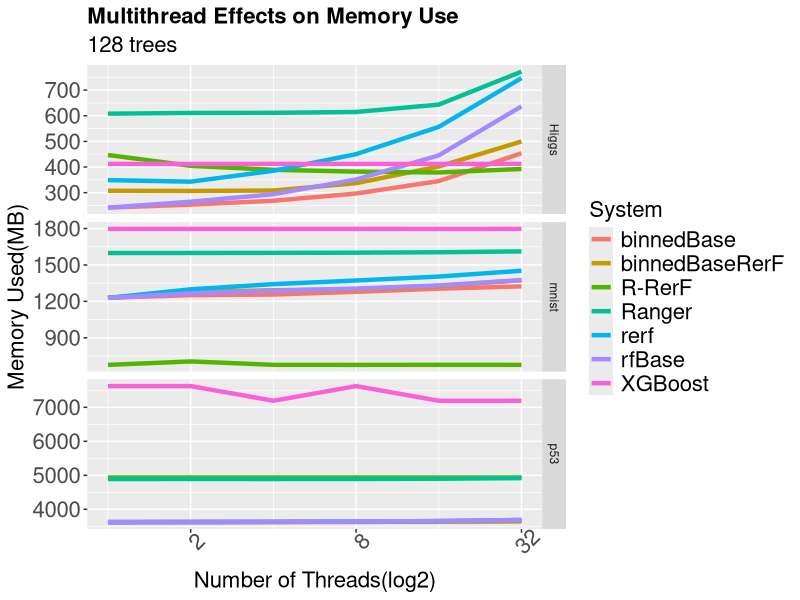
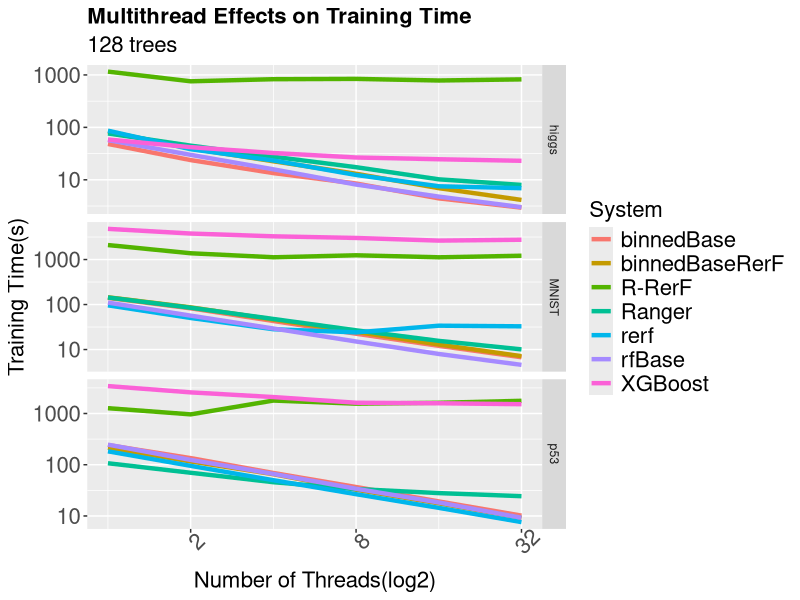

Source code (R) for these figures, in order:
# ---
# title: "Accuracy as number of samples grows"
# author: "James Browne"
# date: "May 16 2017"
#output: html_document
# ---

library(ggplot2)
library(plyr)

data_summary <- function(data, varname, groupnames){
	      require(plyr)
  summary_func <- function(x, col){
		          c(mean = median(x[[col]], na.rm=TRUE),
								                  sd = sd(x[[col]], na.rm=TRUE))
	    }
	    data_sum<-ddply(data, groupnames, .fun=summary_func,
											                                      varname)
	    data_sum <- rename(data_sum, c("mean" = varname))
			     return(data_sum)
}


leg <- theme(legend.text = element_text(size = 16), legend.title=element_text(size = 16), plot.title = element_text(size = 16,  face="bold"), plot.subtitle = element_text(size = 16),axis.title.x = element_text(size=16), axis.text.x = element_text(size=16), axis.title.y = element_text(size=16), axis.text.y = element_text(size=16))



##############################################################
##############################################################
mydata <- read.csv(file="memUse.txt", header=FALSE, sep=",")
colnames(mydata) <- c("Dataset","memUsed","System","NumCores")
mydata[,2] <- as.integer(mydata[,2])/1000
mydata <- data_summary(mydata,varname="memUsed",groupnames=c("Dataset","System","NumCores"))



png(filename="MemUsed.png")
p <- ggplot(mydata, aes(NumCores, memUsed, color=System)) + geom_line(size=1.5)
p <- p + guides(fill = guide_legend(title="System"))
p <- p +leg + labs(title="Multithread Effects on Memory Use", x="Number of Threads(log2)", y="Memory Used(MB)", subtitle=paste("128 trees"))
p <- p + theme(axis.text.x = element_text(angle = 45, hjust = .5))
p <- p + scale_x_continuous(trans="log2")
p <- p + facet_grid(Dataset ~ ., scales="free_y")
print(p)
dev.off()


mydata <- read.csv(file="bench.csv", header=FALSE, sep=",")
colnames(mydata) <- c("Dataset","System","NumCores","TrainingTime")
mydata <- data_summary(mydata,varname="TrainingTime",groupnames=c("Dataset","System","NumCores"))



png(filename="TrainingTimeUsed.png")
p <- ggplot(mydata, aes(NumCores, TrainingTime, color=System)) + geom_line(size=1.5)
p <- p + guides(fill = guide_legend(title="System"))
p <- p +leg + labs(title="Multithread Effects on Training Time", x="Number of Threads(log2)", y="Training Time(s)", subtitle=paste("128 trees"))
p <- p + theme(axis.text.x = element_text(angle = 45, hjust = .5))
p <- p + scale_x_continuous(trans="log2")
p <- p + scale_y_continuous(trans="log10")
p <- p + facet_grid(Dataset ~ ., scales="free_y")
print(p)
dev.off()

